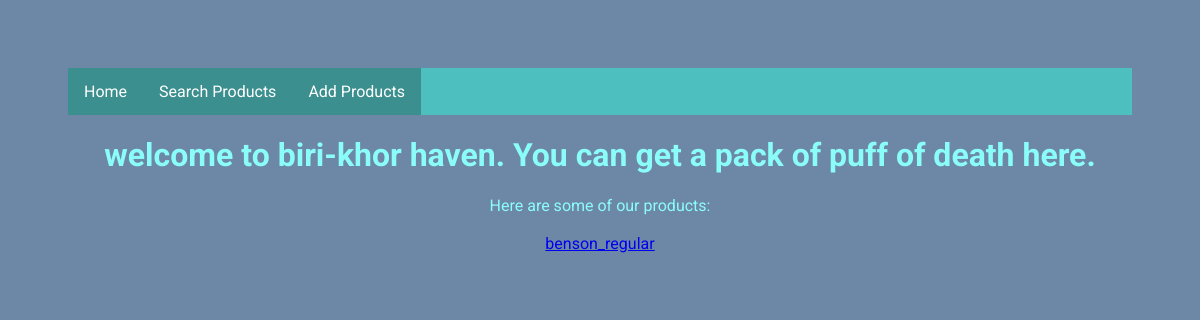
Before: /fags_home/ with the older database file.
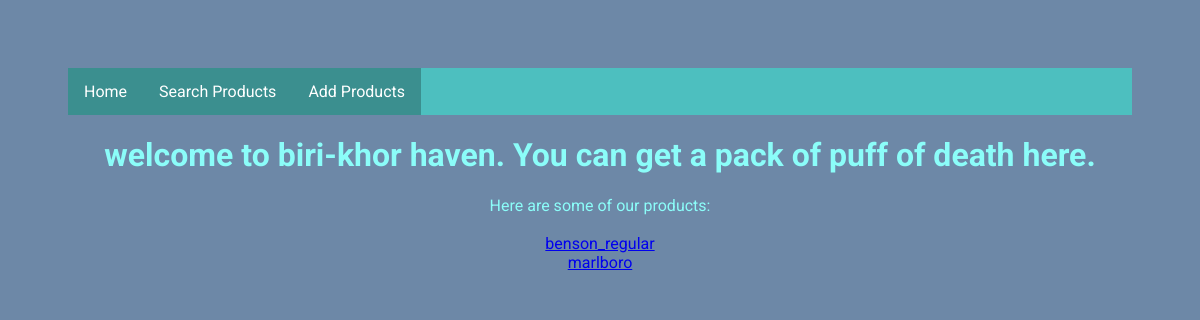
After: the same page with the newer database file.
### tools/models.py (models this page shows)
class Fags(models.Model):
    fag = models.CharField(max_length = 100,default='Cigarette')
    price = models.IntegerField(default=0)
    switch = models.BooleanField(default=False)
    def __str__(self):
        return self.fag

### tools/views.py (the view)
# urls.py: path("fags_home/", views.fags_home, name = "fags_home"),
def fags_home(response):
    all_fags = Fags.objects.all()
    print(all_fags)
    length = len(all_fags)
    return render(response, "tools/fags_home.html", {"fags":all_fags, "len": length})

### tools/templates/tools/fags_home.html (shortened to what this page needs)
{% extends "tools/base.html" %}
{% block page-welcome%}
    welcome to biri-khor haven. You can get a pack of puff of death here.
{% endblock  %}
{% block page-data %}
    Here are some of our products:
    <br>
    <br>
    {% for fag in fags %}
    <a href="http://127.0.0.1:8000/fags/{{fag}}/" >{{fag}} </a>
        <br>
    {% endfor %}
{% endblock  %}

### tools/templates/tools/base.html (shortened to what this page needs)
<!DOCTYPE html>
<html>
    <head>
        <link rel="stylesheet" href="">
    </head>
    <body>
        <ul>
            <li><a href="http://127.0.0.1:8000/fags_home/">Home</a></li>
            <li><a href="http://127.0.0.1:8000/fags_search/">Search Products</a></li>
            <li><a href="http://127.0.0.1:8000/fags_add/">Add Products</a></li>
          </ul>
        <div id = "page-welcome">
            <h1>
                {% block page-welcome %}{% endblock%}
            </h1>
        </div>
        <p>
            {% block page-data %}{% endblock  %}
        </p>
    </body>
</html>

### tools/templates/tools/base.html (style rules this page uses)
html { background-color: #6d88a7; }
body { font-family: Roboto, Arial, sans-serif; text-align: center; font-size: 1em; padding: 60px; }
h1,p { color: #8bfdf9; }
ul { list-style-type: none; margin: 0; padding: 0; overflow: hidden; background-color: #4dbfbf; }
li { float: left; }
li a { display: block; color: white; text-align: center; padding: 14px 16px; text-decoration: none; }
li a:link { background-color: #3b8f8f; }

Changed rows visible on the page:
added Fags: fag "marlboro"
